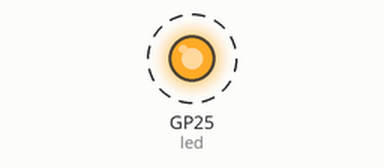
The program below on a simulated Raspberry Pi Pico running MicroPython. Shown: output pins drawn as LEDs (lit = HIGH). Dashed ring = blinking.

Above: at 0.5 s.
Timing chart, 0 to 4.6 s (numbered marks = the images above):
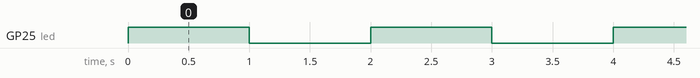

The program:

main.py
```python
# Raspberry Pi Pico LED Flashing Program
# This program flashes the onboard LED of Raspberry Pi Pico.

# -------------------------------------------------------------------------------------------
# This section of the code is the imports.
# Here we call for prebuilt libraries to be included so we can use their functionality.
# Very similar to all other programs.
import machine # Library for conrolling hardware
import utime   # Library for timing

# -------------------------------------------------------------------------------------------
# Here we are defining a variable to a value. In this case we are assigning the LED_PIN to
# a value of 25 or 2 (ESP32). This corresponds with the hardware code that PIN 25 is connected to the
# onboard LED.
LED_PIN = 25

# -------------------------------------------------------------------------------------------
# In this step we are initializing a new Pin object named 'led'. We are using a function
# that we imported, 'machine', and using its Pin command to initalize the pin for our use.
# The Pin command takes two arguments (LED_PIN) and (machine.Pin.OUT). The machine.Pin.OUT is
# an argument that specifices that the pin is an output pin.
led = machine.Pin(LED_PIN, machine.Pin.OUT)

# -------------------------------------------------------------------------------------------
# Just as in Python, we can define our own functions. Here we define a function that toggles
# the value of the LED. We can also assign the output using led.value(1) or led.value(0).
def toggle_led():
    led.value(not led.value())

# -------------------------------------------------------------------------------------------
# The general programming structure used in microprocessors in a main loop that continuously
# repeats checking for conditions or running other functions. In this case we can use while True:
# which create an infinite loop.
while True:
    toggle_led()    # Toggle LED state
    utime.sleep(1)  # Wait for 1 second
```

Measured:
- by itself, GP25 (led): alternates HIGH for 1.0 s and LOW for 1.0 s
